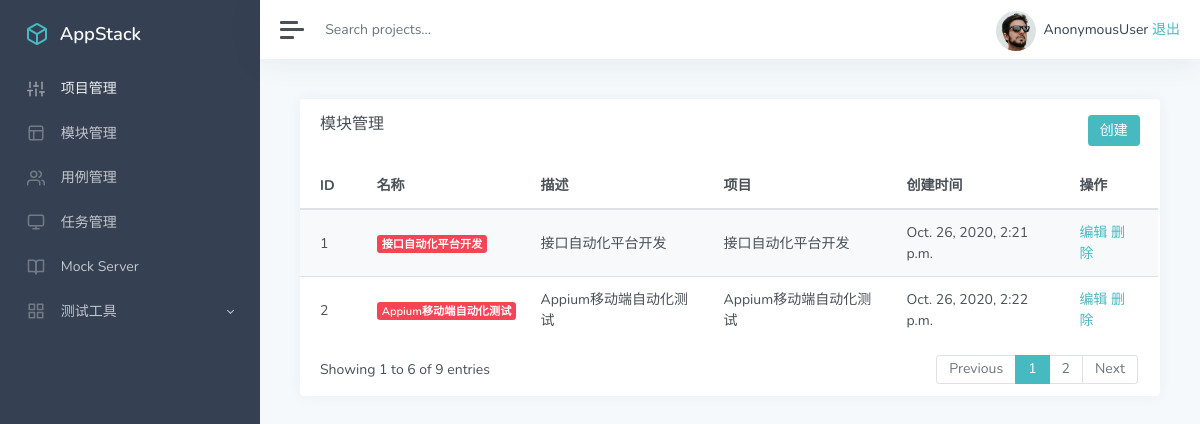
/manage/module_list/, run on an earlier commit of the app's database.
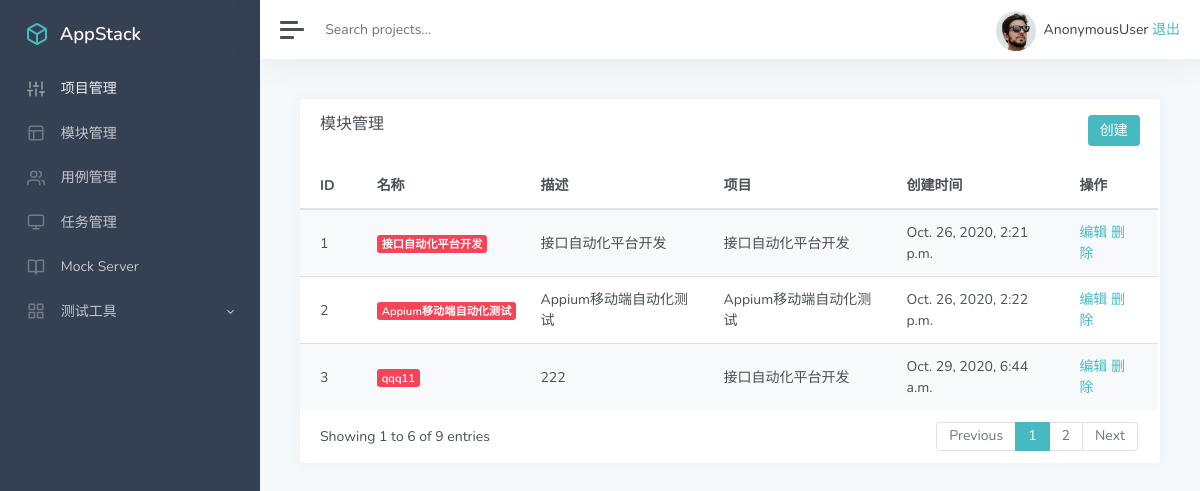
And on a later commit of the database.
### app_manage/models.py (models this page shows)
class Module(models.Model):
    project = models.ForeignKey(Project,on_delete=models.CASCADE)
    name = models.CharField('名称',max_length=100,null=False,default='')
    describe = models.TextField('描述',default='')
    update_time = models.DateTimeField('更新时间',auto_now=True)
    create_time = models.DateTimeField('创建时间',auto_now_add=True)

class Project(models.Model):
    name = models.CharField('名称',max_length=100,blank=False,default='')
    describe = models.TextField('描述',default='')
    status = models.BooleanField('状态',default=True)
    update_time = models.DateTimeField('更新时间',auto_now=True)
    create_time = models.DateTimeField('创建时间',auto_now_add=True)
    def __str__(self):
        return self.name

### app_manage/views/module.py (the view)
# urls.py: path('module_list/',module.list_module),
def list_module(request):
    module_list = Module.objects.all()
    return render(request,'module/list.html',{"modules":module_list})

### templates/module/list.html (shortened to what this page needs)
{% extends 'manager.html' %}
{% block manager %}
<div class="col-12 col-lg-12 d-flex">
    <div class="card flex-fill">
        <div class="card-header">
            <h5 class="card-title mb-0" style="float:left">模块管理</h5>
            <button type="button" onclick="add()" class="btn btn-primary" style="float:right">创建</button>
        </div>
        <div id="datatables-dashboard-products_wrapper"
             class="dataTables_wrapper dt-bootstrap4 no-footer">
            <div class="row">
                <div class="col-sm-12">
                    <table id="datatables-dashboard-products"
                           class="table table-striped my-0 dataTable no-footer" role="grid"
                           aria-describedby="datatables-dashboard-products_info"
                           style="
                    width: 100%;
                    height: 100%;
                    ">
                        <thead>
                        <tr role="row">
                            <th>ID</th>
                            <th>名称</th>
                            <th>描述</th>
                            <th>项目</th>
                            <th>创建时间</th>
                            <th>操作</th>
                        </tr>
                        </thead>
                        <tbody>
                        {% for m in modules %}
                        <tr role="row" class="odd">
                            <td class="sorting_1">{{m.id}}</td>
                            <td><span class="badge badge-danger">{{m.name}}</span></td>
                            <td class="d-none d-xl-table-cell">{{m.describe}}</td>
                            <td class="d-none d-xl-table-cell">{{m.project}}</td>
                            <td class="d-none d-xl-table-cell">{{m.create_time}}</td>
                            <td>
                                <a href="/manage/module_edit/{{m.id}}">编辑</a>
                                <a href="/manage/module_delete/{{m.id}}">删除</a>
                            </td>
                        </tr>
                        {% endfor %}
                        </tbody>
                    </table>
                </div>
            </div>
            <div class="row">
                <div class="col-sm-12 col-md-5">
                    <div class="dataTables_info" id="datatables-dashboard-products_info"
                         role="status" aria-live="polite">Showing 1 to 6 of 9 entries
                    </div>
                </div>
                <div class="col-sm-12 col-md-7">
                    <div class="dataTables_paginate paging_simple_numbers"
                         id="datatables-dashboard-products_paginate">
                        <ul class="pagination">
                            <li class="paginate_button page-item previous disabled"
                                id="datatables-dashboard-products_previous"><a href="#"
                                                                               aria-controls="datatables-dashboard-products"
                                                                               data-dt-idx="0"
                                                                               tabindex="0"
                                                                               class="page-link">Previous</a>
                            </li>
                            <li class="paginate_button page-item active"><a href="#"
                                                                            aria-controls="datatables-dashboard-products"
                                                                            data-dt-idx="1"
                                                                            tabindex="0"
                                                                            class="page-link">1</a>
                            </li>
                            <li class="paginate_button page-item "><a href="#"
                                                                      aria-controls="datatables-dashboard-products"
                                                                      data-dt-idx="2" tabindex="0"
                                                                      class="page-link">2</a></li>
                            <li class="paginate_button page-item next"
                                id="datatables-dashboard-products_next"><a href="#"
                                                                           class="page-link">Next</a>
                            </li>
                        </ul>
                    </div>
                </div>
            </div>
        </div>
    </div>
{% endblock %}

### templates/manager.html (shortened to what this page needs)
<!DOCTYPE html>
<html lang="en">
<head>
    <link href='/static/css/classic.css' rel='stylesheet' type='text/css'/>
</head>
<body>
<div class="wrapper">
    <nav id="sidebar" class="sidebar">
        <div class="sidebar-content ">
            <a class="sidebar-brand" href="index.html">
                <span class="align-middle">AppStack</span>
            </a>
            <ul class="sidebar-nav">
                <li class="sidebar-item active">
                    <a href="/manage/project_list/" class="sidebar-link" aria-expanded="true">
                        <span class="align-middle">项目管理</span>
                    </a>
                </li>
                <li class="sidebar-item">
                    <a href="/manage/module_list/" class="sidebar-link collapsed">
                        <span class="align-middle">模块管理</span>
                    </a>
                </li>
                <li class="sidebar-item">
                    <a href="/case/" class="sidebar-link collapsed">
                        <span class="align-middle">用例管理</span>
                    </a>
                </li>
                <li class="sidebar-item">
                    <a href="#layouts" class="sidebar-link collapsed">
                        <span class="align-middle">任务管理</span>
                    </a>
                </li>
                <li class="sidebar-item">
                    <a href="#documentation" class="sidebar-link collapsed">
                        <span class="align-middle">Mock Server</span>
                    </a>
                </li>
                <li class="sidebar-item">
                    <a href="#ui" data-toggle="collapse" class="sidebar-link collapsed">
                        <span class="align-middle">测试工具</span>
                    </a>
                </li>
            </ul>
        </div>
    </nav>
    <div class="main">
        <nav class="navbar navbar-expand navbar-light bg-white">
            <a class="sidebar-toggle d-flex mr-2">
                <i class="hamburger align-self-center"></i>
            </a>
            <form class="form-inline d-none d-sm-inline-block">
                <input class="form-control form-control-no-border mr-sm-2" type="text" placeholder="Search projects..."
                       aria-label="Search">
            </form>
            <div class="navbar-collapse collapse">
                <ul class="navbar-nav ml-auto">
                    <li class="nav-item dropdown">
                        <a href="#" data-toggle="dropdown">
                            <img src="/static/img/avatar.jpg" class="avatar img-fluid rounded-circle mr-1"
                                 alt="Chris Wood">
                            <span class="text-dark">{{user}}</span>
                            <a href="/logout/">退出</a>
                        </a>
                    </li>
                </ul>
            </div>
        </nav>
        <main class="content">
            <div class="container-fluid p-0">
                <div class="row">
                    {% block manager %}
                    {% endblock %}
                </div>
                </div>
        </main>
    </div>
</div>
</body>
</html>

What changed in the data, as far as the page shows it:
added Module: id "3", name "qqq11", describe "222", project "接口自动化平台开发", create_time "Oct. 29, 2020, 6:44 a.m."
